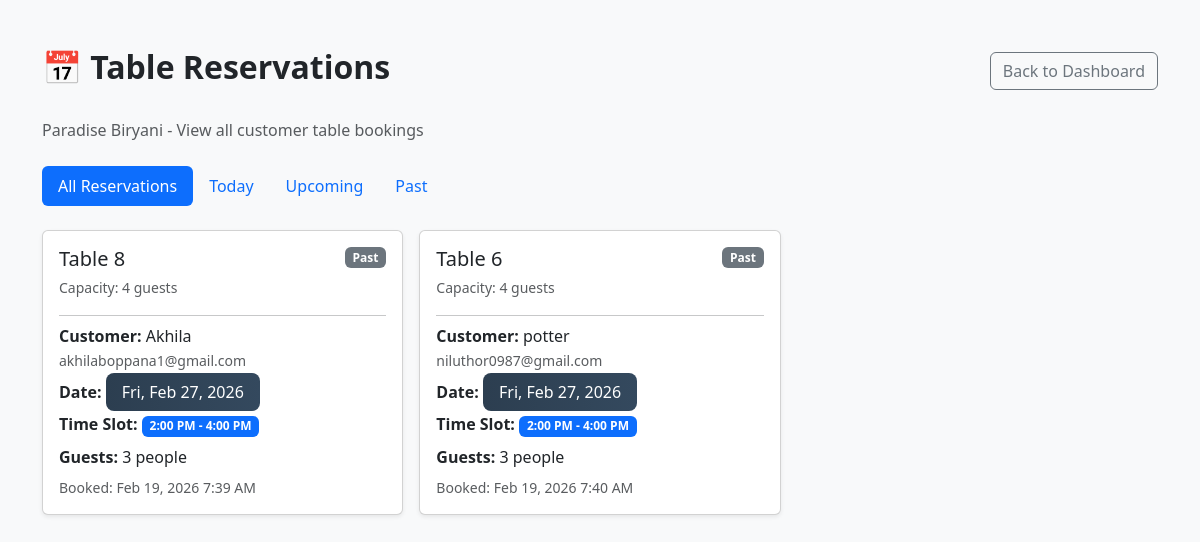
Screenshot of /restaurant/1/reservations/ (signed in) with the database file from the repository.
### restaurants/models.py (models this page shows, shortened)
class Restaurant(models.Model):
    STATUS_PENDING = "pending"
    STATUS_APPROVED = "approved"
    STATUS_REJECTED = "rejected"
    STATUS_CHOICES = (
        (STATUS_PENDING, "Pending Approval"),
        (STATUS_APPROVED, "Approved"),
        (STATUS_REJECTED, "Rejected"),
    )
    name = models.CharField(max_length=200)
    owner = models.ForeignKey(
        settings.AUTH_USER_MODEL,
        null=True,
        blank=True,
        on_delete=models.SET_NULL,
        related_name="owned_restaurants",
    )
    status = models.CharField(
        max_length=20,
        choices=STATUS_CHOICES,
        default=STATUS_PENDING,
    )
    location = models.CharField(
        max_length=255,
        null=True,
        blank=True,
    )
    map_url = models.URLField(
        max_length=500,
        null=True,
        blank=True,
    )
    description = models.TextField(
        blank=True,
        null=True
    )
    phone = models.CharField(
        max_length=15,
        blank=True,
        null=True
    )
    opening_time = models.TimeField(
        null=True,
        blank=True
    )
    closing_time = models.TimeField(
        null=True,
        blank=True
    )
    is_open = models.BooleanField(
        default=True
    )

class Table(models.Model):
    STATUS_CHOICES = (
        ('available', 'Available'),
        ('reserved', 'Reserved'),
        ('occupied', 'Occupied'),
    )
    restaurant = models.ForeignKey(
        Restaurant,
        on_delete=models.CASCADE,
        related_name="tables"
    )
    table_number = models.IntegerField()
    capacity = models.PositiveIntegerField(default=4, help_text="Number of guests")
    x_position = models.IntegerField(default=0)
    y_position = models.IntegerField(default=0)
    status = models.CharField(
        max_length=20,
        choices=STATUS_CHOICES,
        default='available'
    )

### reservations/models.py (models this page shows, shortened)
class Reservation(models.Model):
    customer = models.ForeignKey(
        'accounts.User',
        on_delete=models.CASCADE,
        related_name='reservations'
    )
    restaurant = models.ForeignKey(
        'restaurants.Restaurant',
        on_delete=models.CASCADE,
        related_name='reservations'
    )
    table = models.ForeignKey(
        'restaurants.Table',
        on_delete=models.CASCADE,
        related_name='reservations'
    )
    date = models.DateField()
    slot = models.CharField(max_length=20)  # e.g. "10-12", "12-14"
    guest_count = models.PositiveIntegerField(default=2)
    created_at = models.DateTimeField(auto_now_add=True)
    class Meta:
        ordering = ['date', 'slot']
        unique_together = [['table', 'date', 'slot']]

### accounts/models.py (models this page shows)
class User(AbstractUser):
    ROLE_CHOICES = (
        ('superadmin', 'Super Admin'),
        ('restaurant_admin', 'Restaurant Admin'),
        ('customer', 'Customer'),
    )
    role = models.CharField(max_length=20, choices=ROLE_CHOICES,default="customer")
    restaurant = models.ForeignKey(
        Restaurant,
        null=True,
        blank=True,
        on_delete=models.SET_NULL
    )

### restaurants/views.py (the view)
@login_required(login_url='/login/')
def view_reservations(request, restaurant_id):
    restaurant = get_object_or_404(Restaurant, id=restaurant_id)
    from django.utils import timezone
    from django.db.models import Q
    reservations = Reservation.objects.filter(restaurant=restaurant).order_by("date", "slot")
    filter_type = request.GET.get("filter", "all")
    today = timezone.localdate()
    if filter_type == "today":
        reservations = reservations.filter(date=today)
    elif filter_type == "upcoming":
        reservations = reservations.filter(date__gte=today)
    elif filter_type == "past":
        reservations = reservations.filter(date__lt=today)
    slot_labels_dict = dict(BOOKING_SLOTS)
    reservations_list = []
    for r in reservations:
        r.slot_label = slot_labels_dict.get(r.slot, r.slot)
        reservations_list.append(r)
    return render(request, "view_reservations.html", {
        "restaurant": restaurant,
        "reservations": reservations_list,
        "filter_type": filter_type,
        "today": today,
    })

### restaurants/templates/view_reservations.html (shortened to what this page needs)
<!DOCTYPE html>
<html lang="en">
<head>
    <link href="https://cdn.jsdelivr.net/npm/bootstrap@5.3.2/dist/css/bootstrap.min.css" rel="stylesheet">
</head>
<body class="bg-light">
<div class="container py-5">
    <div class="d-flex justify-content-between align-items-center mb-4">
        <h2 class="fw-bold">📅 Table Reservations</h2>
        <a href="{% url 'restaurant_dashboard' restaurant.id %}" class="btn btn-outline-secondary">Back to Dashboard</a>
    </div>
    <p class="text-muted mb-4">{{ restaurant.name }} - View all customer table bookings</p>
    <ul class="nav nav-pills mb-4">
        <li class="nav-item">
            <a class="nav-link {% if filter_type == 'all' %}active{% endif %}" href="?filter=all">All Reservations</a>
        </li>
        <li class="nav-item">
            <a class="nav-link {% if filter_type == 'today' %}active{% endif %}" href="?filter=today">Today</a>
        </li>
        <li class="nav-item">
            <a class="nav-link {% if filter_type == 'upcoming' %}active{% endif %}" href="?filter=upcoming">Upcoming</a>
        </li>
        <li class="nav-item">
            <a class="nav-link {% if filter_type == 'past' %}active{% endif %}" href="?filter=past">Past</a>
        </li>
    </ul>
    {% if reservations %}
        <div class="row g-3">
            {% for reservation in reservations %}
                <div class="col-md-6 col-lg-4">
                    <div class="card reservation-card shadow-sm p-3">
                        <div class="d-flex justify-content-between align-items-start mb-2">
                            <div>
                                <h5 class="mb-1">Table {{ reservation.table.table_number }}</h5>
                                <small class="text-muted">Capacity: {{ reservation.table.capacity }} guests</small>
                            </div>
                            {% if reservation.date == today %}
                                <span class="badge bg-warning text-dark">Today</span>
                            {% elif reservation.date > today %}
                                <span class="badge bg-success">Upcoming</span>
                            {% else %}
                                <span class="badge bg-secondary">Past</span>
                            {% endif %}
                        </div>
                        <hr class="my-2">
                        <div class="mb-2">
                            <strong>Customer:</strong> {{ reservation.customer.get_full_name|default:reservation.customer.username }}
                            <br>
                            <small class="text-muted">{{ reservation.customer.email|default:"—" }}</small>
                        </div>
                        <div class="mb-2">
                            <strong>Date:</strong>
                            <span class="badge-date">{{ reservation.date|date:"D, M d, Y" }}</span>
                        </div>
                        <div class="mb-2">
                            <strong>Time Slot:</strong>
                            <span class="badge bg-primary">{{ reservation.slot_label }}</span>
                        </div>
                        <div class="mb-2">
                            <strong>Guests:</strong> {{ reservation.guest_count }} {{ reservation.guest_count|pluralize:"person,people" }}
                        </div>
                        <div class="text-muted small">
                            Booked: {{ reservation.created_at|date:"M d, Y g:i A" }}
                        </div>
                    </div>
                </div>
            {% endfor %}
        </div>
    {% endif %}
</div>
</body>
</html>

### restaurants/templates/view_reservations.html (style rules this page uses)
.reservation-card { transition: 0.2s; }
.badge-date { background: linear-gradient(90deg, #2c3e50, #34495e); color: white; padding: 0.5rem 1rem; border-radius: 8px; }

### rows the page displays
Restaurant: name "Paradise Biryani"
Reservation: table.table_number "8", table.capacity "4", shows "Past", customer.get_full_name "Akhila", customer.email "akhilaboppana1@gmail.com", date "Fri, Feb 27, 2026", slot_label "2:00 PM - 4:00 PM", guest_count "3", created_at "Feb 19, 2026 7:39 AM"
Reservation: table.table_number "6", table.capacity "4", shows "Past", customer.get_full_name "potter", customer.email "niluthor0987@gmail.com", date "Fri, Feb 27, 2026", slot_label "2:00 PM - 4:00 PM", guest_count "3", created_at "Feb 19, 2026 7:40 AM"
